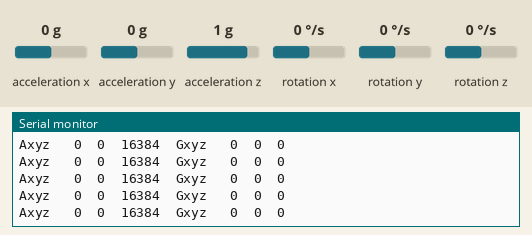
The sketch below on a simulated Arduino Uno, built with avr-gcc and run on an emulated ATmega328P. Shown: the last lines printed to the serial monitor. The inputs (shaded band) are chosen by the test bench; at power-on: acceleration x 0 g, acceleration y 0 g, acceleration z 1 g, rotation x 0 °/s, rotation y 0 °/s, rotation z 0 °/s.

Above: at 1.2 s.
1.3 s: acceleration x set to -1.4 g
At 1.33 s:
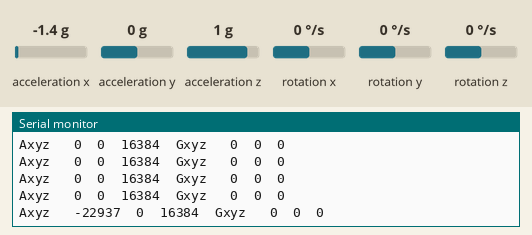
2.8 s: acceleration y set to -1.4 g
At 2.81 s:
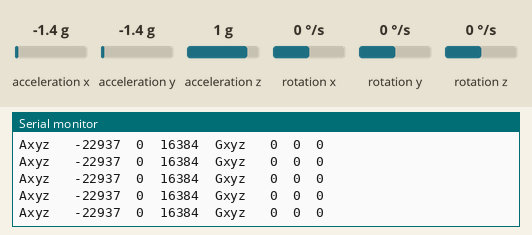
4.3 s: acceleration z set to -1.4 g
At 4.35 s:
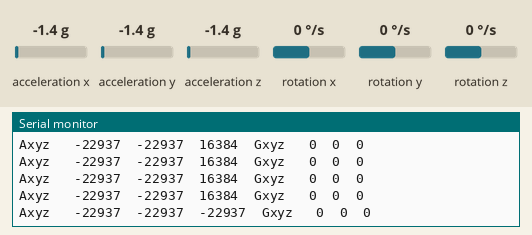
5.8 s: rotation x set to -192 °/s
At 5.84 s:
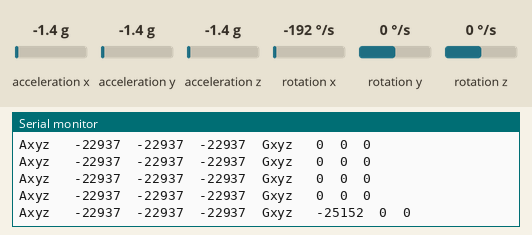
7.3 s: acceleration x set to 0 g
At 7.33 s:
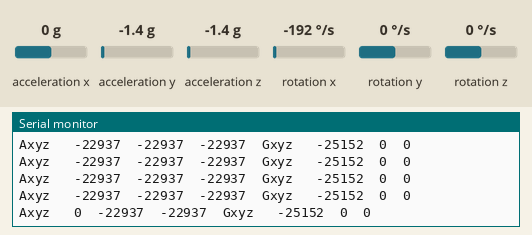

Measured:
- after the input at 1.3 s, the serial monitor: prints a new line at once (image 1)
- after the input at 4.3 s, the serial monitor: prints a new line at once (image 3)
- after the input at 5.8 s, the serial monitor: prints a new line at once (image 4)
- after the input at 7.3 s, the serial monitor: prints a new line at once (image 5)

The sketch:

MPU6050.ino
```cpp
// GY-521 MPU6050 Raw Value example Develope by Commandrone

#include "Wire.h"
#include "I2Cdev.h"
#include "MPU6050.h"

MPU6050 mpu; //ประกาศตัวแปร mpu เป็นตัวแปรจาก Libraly
int16_t ax, ay, az;
int16_t gx, gy, gz;
void setup()
{
Wire.begin();
Serial.begin(38400);

Serial.println("Initialize MPU");
mpu.initialize();
Serial.println(mpu.testConnection() ? "Connected" : "Connection failed");
}

void loop() //รับค่าและแสดงผลแกนต่างๆไปเรื่อยๆ
{
mpu.getMotion6(&ax, &ay, &az, &gx, &gy, &gz); //คำสั่งรับค่าแกนต่างๆจาก Libraly
Serial.print("Axyz \t");
Serial.print(ax); Serial.print("\t");
Serial.print(ay); Serial.print("\t");
Serial.print(az); Serial.print("\t");
Serial.print("Gxyz \t");
Serial.print(gx); Serial.print("\t");
Serial.print(gy); Serial.print("\t");
Serial.println(gz);

delay(50); //หน่วงเวลาซักหน่อย
}
```
